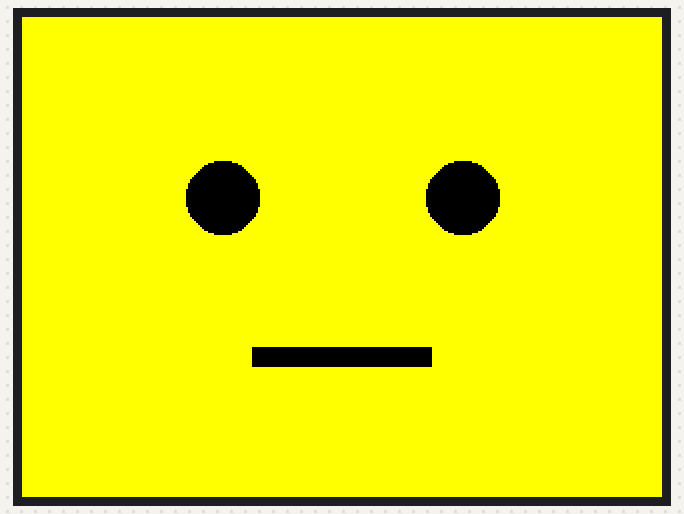
A sketch run on a simulated Arduino Uno, built with avr-gcc and run on an emulated ATmega328P. Shown: 320×240 colour display.

Above: at 0.3 s.

The sketch:

Bored.ino
```cpp
#include <Adafruit_GFX.h>
#include <Adafruit_ILI9341.h>
#include <SPI.h>

#define TFT_CS   10
#define TFT_DC   9
#define TFT_RST  8

Adafruit_ILI9341 tft = Adafruit_ILI9341(TFT_CS, TFT_DC, TFT_RST);

void setup() {
  tft.begin();
  tft.setRotation(1);

  // full screen face
  tft.fillScreen(ILI9341_YELLOW);

  int cx = 160;
  int cy = 120;

  // eyes
  tft.fillCircle(cx - 60, cy - 30, 18, ILI9341_BLACK);
  tft.fillCircle(cx + 60, cy - 30, 18, ILI9341_BLACK);

  // neutral mouth
  tft.fillRect(cx - 45, cy + 45, 90, 10, ILI9341_BLACK);
}

void loop() {
}
```
